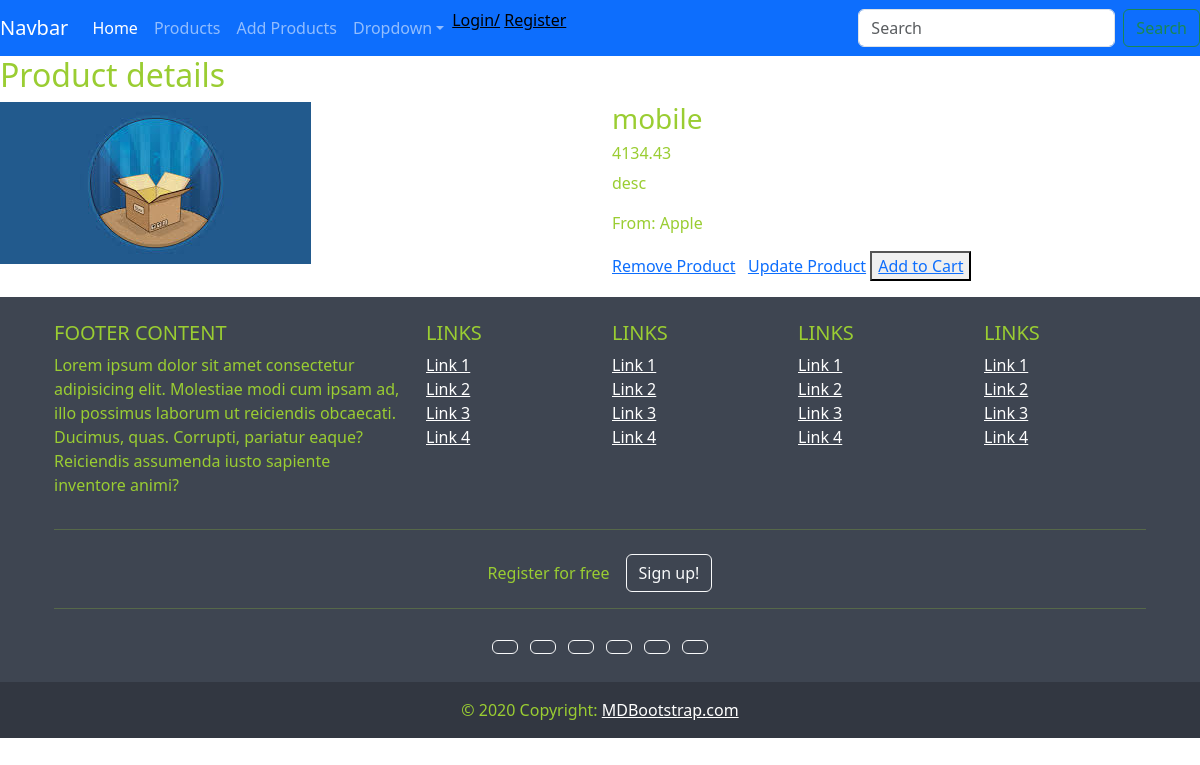
The page /product/details/17/ on the database its author committed.
### product/models.py (models this page shows, shortened)
class Product(models.Model):
    name =  models.CharField(max_length=100)
    price = models.DecimalField(decimal_places=2,max_digits=10)
    brand = models.ForeignKey(Brand,on_delete=models.CASCADE,null=True)
    size = models.DecimalField(decimal_places=2,max_digits=4)
    description = models.CharField(max_length=500)
    color = models.CharField(max_length=20)
    image = models.ImageField(upload_to='images/product_image',default='images/product_image/p1.jpeg')
    category = models.ManyToManyField(Category)
    weight = models.DecimalField(decimal_places=2,max_digits=4)
    created_at = models.DateTimeField(auto_now_add=True)
    updated_at = models.DateTimeField(auto_now=True)
    quantity = models.IntegerField(default=0)

class Brand(models.Model):
    name = models.CharField(max_length=50)
    logo = models.ImageField(upload_to='logo')

### product/views.py (the view)
# urls.py: path('details/<int:id>/',views.show_details,name='about-product'),
def show_details(request,id):
    p = get_object_or_404(Product,id=id)
    context = {
        'product':p
    }
    return render(request,'product/product_detail.html',context)

### product/templates/product/product_detail.html
{% extends 'base.html' %}
{% block content %}
<h2>Product details</h2>
<div class="row">
    <div class="col">
        <img src="{{product.image.url}}" alt="">
    </div>
    <div class="col">
        <h3>{{product.name}}</h3>
        <h6>{{product.price}}</h6>
        <p>{{product.description}}</p>
        <p>From: {{product.brand.name}}</p>
<a href="{% url 'remove-product' product.id %}">Remove Product</a>&nbsp;&nbsp;
<a href="{% url 'update-product' product.id %}">Update Product</a>
<button><a href="{% url 'add-to-cart' product.id %}">Add to Cart</a></button>
    </div>
</div>
{% endblock %}

### static/css/style.css (style rules this page uses)
* { color:yellowgreen; }

### rows shown on the page
Product: image (picture), name "mobile", price "4134.43", description "desc", brand.name "Apple"
